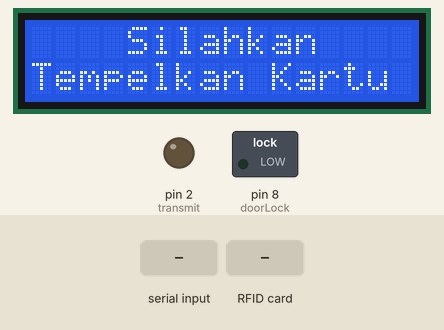
Simulated run of this sketch. Board: Arduino Uno, built with avr-gcc and run on an emulated ATmega328P. On the bench: 16×2 character LCD, switched loads named in the sketch (green lamp = pin HIGH), output pins drawn as LEDs (lit = HIGH). The inputs (shaded band) are chosen by the test bench. Pins used as bus, display or sensor lines are not drawn; what the sketch prints to the serial monitor is not drawn.

Above: at 1.3 s.
1.4 s: "1" received over Serial
At 3.1 s:
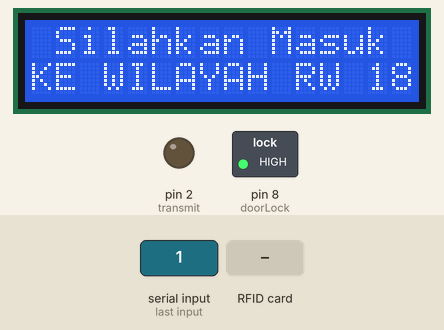
4.4 s: RFID card 5E 7A 19 C4 held to the reader
At 5.5 s:
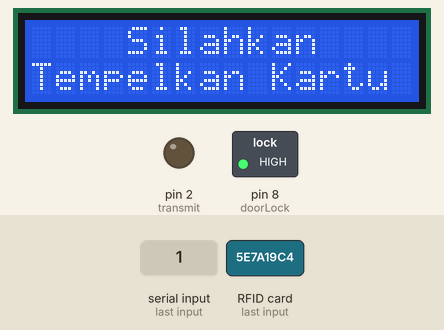
6.0 s: "readmode" received over Serial
At 7.8 s:
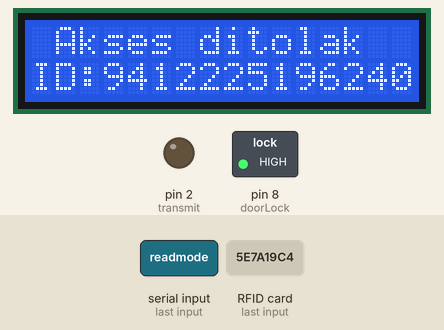
Timing chart, 0 to 9.3 s (numbered marks = the images above; inputs shaded):
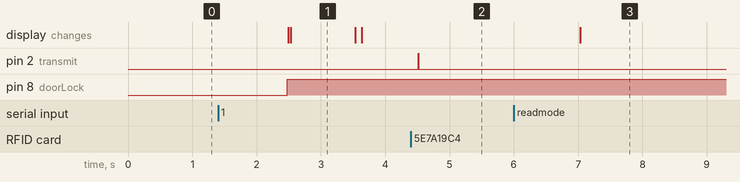

Measured:
- after the input at 1.4 s, pin 8 (doorLock): LOW → HIGH after 1.1 s; the display: first changes after 1.1 s (image 1 shows a later state)
- after the input at 4.4 s, pin 2 (transmit): LOW → HIGH after 0.11 s, → LOW 0.01 s later
- after the input at 6.0 s, the display: changes after 1.0 s (image 3)
- what the display in image 1 shows lasts 1.0 s, from 2.5 s to 3.5 s

The sketch:

arduino_uno.ino
```cpp
// LiquidCrystal I2C - Version: Latest
#include <LiquidCrystal_I2C.h>

// MFRC522 - Version: Latest
#include <MFRC522.h>
#include <SPI.h>

const int doorLock = 8;
const int RST_PIN = 9;
const int SS_PIN = 10;
const int transmit = 2;

MFRC522 rfid(SS_PIN, RST_PIN);
int serNum[4];

//Objek LCD
LiquidCrystal_I2C lcd(0x27, 16, 2);

void setup() {
  Serial.begin(38400);  //Start serial begin
  SPI.begin();          //Start SPI
  lcd.init(); //Start lcd lib
  lcd.backlight(); //Init backlight
  rfid.PCD_Init(); //Init scanner

  pinMode(transmit,OUTPUT);  //Set pin transmit as output
  digitalWrite(transmit,LOW); //Set transmit to low, listen to serial

  pinMode(doorLock, OUTPUT);  //Set pin doorLock as output
  digitalWrite(doorLock, LOW);  //Set relay to shut down (off)

  pinMode(transmit,OUTPUT);
  digitalWrite(transmit,LOW);

  lcd.print("RFID READY");
  lcd.clear();

}

void loop() {
  lcd_idle();
  if(Serial.available() > 0){     //Check serial if there's any input, mainly for webserver requesting rfid uid for updating database
    String incomingData = Serial.readString(); //Read incoming data
    if(incomingData == "readmode"){ //If incoming data come as string with values == readmode, give id data to webserver to update database, data got sent through serial
      if(readCard() == true){
      }
    }
    else if (incomingData.substring(0,1) == "1"){ //Read incoming data if first char is 1 then activate relay and lcd routine
      digitalWrite(doorLock, HIGH);
      cardSuccess(incomingData.substring(2));
    }
  }
  if (readCard() == true) { //read rfid uid and send to server
    while (true) {
      digitalWrite(transmit,LOW); //listen to serial
      if (Serial.available() > 0) {
        String incomingData = Serial.readString(); //read serial
        if (incomingData.substring(0, 1) == "1") { ////Read incoming data if first char is 1 then activate relay and lcd routine
          digitalWrite(doorLock, HIGH);
          cardSuccess(incomingData.substring(2));
          break;
        }
        else {
          cardFailed();
          break;
        }
      }
    }
  }
}


void lcd_idle() {
  lcd.setCursor(0, 0);
  lcd.print("    Silahkan");
  lcd.setCursor (0, 1);
  lcd.print("Tempelkan Kartu");
}

bool readCard() {
  rfid.PCD_Init();
  if (! rfid.PICC_IsNewCardPresent() || !rfid.PICC_ReadCardSerial()) { //Check if a new card scanned
    return false;
  }
  delay(10);
  digitalWrite(transmit,HIGH); //Send serial
  for (byte i = 0; i < rfid.uid.size; i++) { //loop for as many as rfid uid size
    serNum[i] = rfid.uid.uidByte[i];
    Serial.print(serNum[i]);
  }
  Serial.println("");
  delay(10);
  rfid.PICC_HaltA();
  digitalWrite(transmit,LOW);//Listen to serial
  return true;
}

void cardSuccess(String nama) {
  //digitalWrite(doorLock, HIGH);
  lcd.clear();
  lcd.setCursor (0, 0);
  lcd.print(F(" Akses diterima "));
  lcd.setCursor (0, 1);
  lcd.print(nama);
  lcd.setCursor (4, 1);
  delayMicroseconds(10000);
  //digitalWrite(doorLock, HIGH);
  lcd.setCursor (0, 0);
  lcd.print(F(" Silahkan Masuk "));
  lcd.setCursor (0, 1);
  lcd.print(F("KE WILAYAH RW 18"));
  delay(1000);
  lcd.clear();
}

void cardFailed() {
  lcd.setCursor (0, 0);
  lcd.print(F(" Akses ditolak  "));
  lcd.setCursor (0, 1);
  lcd.print("ID:");
  for (int i = 0; i < 5; i++) {
    lcd.print(serNum[i]);
  }
  delay(2900);
  lcd.clear();
}
```
